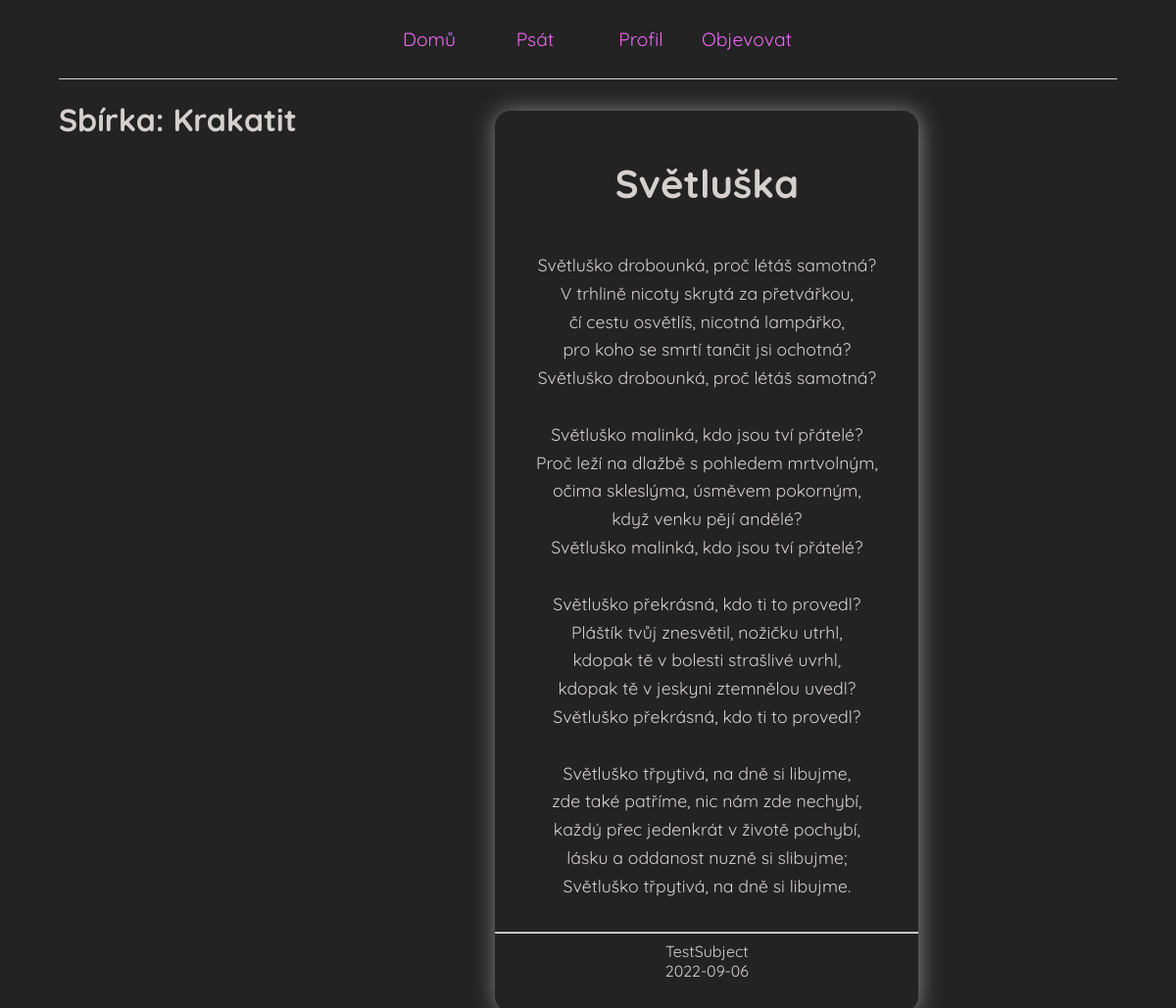
The app's page /pages/singleCollection.php?title=Krakatit (signed in) with its own data.
### tables this page shows
CREATE TABLE `contribution` (
  `id` int(11) NOT NULL,
  `title` varchar(40) NOT NULL,
  `poem_content` varchar(1500) NOT NULL,
  `author` varchar(30) NOT NULL,
  `date` date NOT NULL,
  `typeOfPoem` varchar(30) NOT NULL
);

### php/check.php (called while the page is built, shortened)
<?php
 class Check {
function checkHack($sql) {
    $sql = preg_replace('/\s+/', '', $sql);
    $sql = substr($sql, 12);
    $arrayOfSql = ["select", "update","droptable", "insertinto","truncatetable,<?php"];
return 1;
}
 }
?>

### pages/singleCollection.php (the view, shortened to what this page needs)
<?php
if (isset($_SESSION["username"]) && $_SESSION["username"] != "") {
    require "../php/check.php";
    $errors = new Check();
    require "../components/database.php";
    require "../components/head.php";
    require "../components/body.php";
    require "../components/header.php";
    $collection = $_GET["title"];
    $sql = "select id from collections where name='$collection'";
    if($errors->checkHack($sql)) {
        $resultCheck = $con -> query($sql);
        } else {
        header("../pages/errors/problem.php");
        }
        if(mysqli_num_rows($resultCheck) !=0) {
?>
       <h1> Sbírka: <?php echo $collection ?> </h1>
    <?php
    $sql = "select idContribution from poemsincontribution where Collection='$collection'";
    if ($errors->checkHack($sql)) {
        $result = $con->query($sql);
        while ($row = $result->fetch_assoc()) {
            $id = $row["idContribution"];
            $sql2 = "select * from contribution where id=$id";
        $result2 = $con->query($sql2);
        while ($row2 = $result2->fetch_assoc()) { ?>
            <div class="contributionContainerProfile">
                <h2 class="title"><?php echo $row2["title"] ?></h2>
                <div class="contributionContent">
                    <pre><?php echo nl2br($row2["poem_content"]); ?></pre>
                </div>
                <hr class="dividerInfo">
                <div class="author">
                    <?php echo $row2["author"]; ?>
                </div>
                <div class="date">
                    <?php echo $row2["date"]; ?>
                </div>
            </div>
<?php }
}
    } else {
        header("../pages/errors/problem.php");
    }
}
}
else {
    header("location: ./pages/login.php");
}
require "../components/footer.php";
?>

### sources/css/layout.css (style rules this page uses)
html, body { width:90%; height:100%; margin:0; padding:0; font-family: 'Quicksand', sans-serif !important; background-color: #232323; color: rgb(213, 208, 208) !important; margin:auto; }
body { height:100%; width:100%; }
pre { font-size:1rem; font-family: 'Quicksand', sans-serif !important; line-height: 0.9rem; }

### sources/css/content.css (style rules this page uses)
.contributionContent { overflow:hidden; }
.title { font-size:2.5rem; }
pre { font-size:1.1rem; min-width:350px; }

### sources/css/profile.css (style rules this page uses)
.contributionContainerProfile { width:40%; margin:2rem auto 2rem; text-align:center; box-shadow: 1px 1px 21px 1px gray; padding:1rem 0 2rem; border-radius:1rem; height: min-content; }
.contributionContent { overflow:hidden; }
.title { font-size:2.5rem; }
pre { font-size:1.1rem; min-width:350px; }

### records on screen
contribution: title "Světluška", poem_content "Světluško drobounká, proč létáš samotná? V trhlině nicoty skrytá za přetvářkou, čí cestu osvětlíš, nicotná lampářko, pro koho se smrtí tančit jsi ochotná? Světluško drobounká, proč létáš samotná? Světluško malinká, kdo jsou tví přátelé? Proč leží na dlažbě s pohledem mrtvolným, očima skleslýma, úsměvem pokorným, když venku pějí andělé? Světluško malinká, kdo jsou tví přátelé? Světluško překrásná, kdo ti to provedl? Pláštík tvůj znesvětil, nožičku utrhl, kdopak tě v bolesti strašlivé uvrhl, kdopak tě v jeskyni ztemnělou uvedl? Světluško překrásná, kdo ti to provedl? Světluško třpytivá, na dně si libujme, zde také patříme, nic nám zde nechybí, každý přec jedenkrát v životě pochybí, lásku a…", author "TestSubject", date "2022-09-06"

### other values on screen
$collection "Krakatit"
